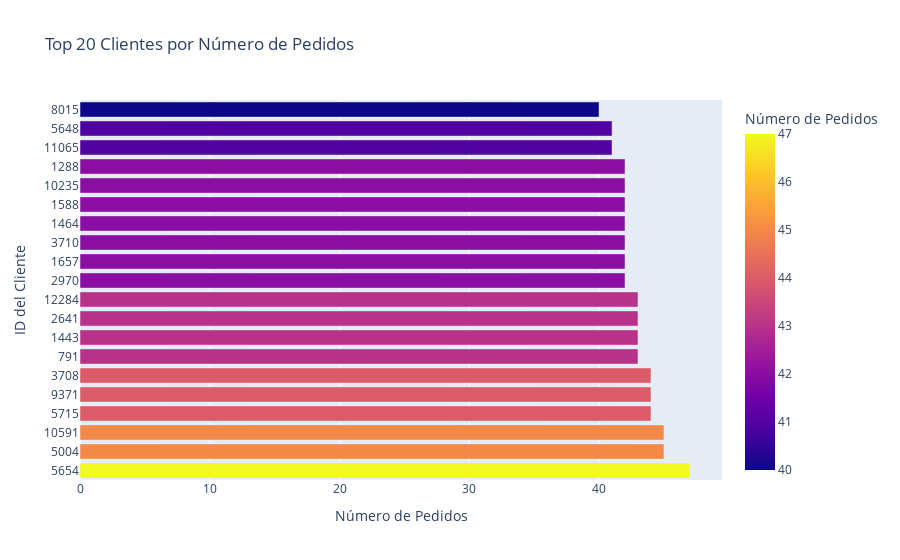

Here is the notebook cell this chart was saved with:
### Markdown cell above
# Los 20 principales clientes con respecto a la cantidad de pedidos.

### Code cell
#Creamos una nueva columna en el df1 para identificar los clientes (lo convertimos en string)
df1['Customer_ID_STR']=df1['Customer Id'].astype(str)

#agrupa el df por el id del cliente, cuenta el número de pedidos por  cada uno y ordena los resultados por el número de pedidos en orden descendente.
data_customers=df1.groupby(['Customer_ID_STR'])['Order Id'].count().reset_index(name='Number of Orders').sort_values(by='Number of Orders', ascending=False)

#creamos un gráfico de barras que muestra los 20 clientes con más pedidos
fig = px.bar(
    data_customers.head(20),              # Mostrar solo los 20 clientes principales
    x='Number of Orders',                # Eje x: Número de Pedidos
    y='Customer_ID_STR',                 # Eje y: ID del Cliente
    color='Number of Orders',            # Color basado en el Número de Pedidos
    labels={
        'Number of Orders': 'Número de Pedidos',
        'Customer_ID_STR': 'ID del Cliente'
    },
    title='Top 20 Clientes por Número de Pedidos'  # Título del gráfico
)

# Mostrar el gráfico
fig.show()

### Figure 1 — Plotly figure (JSON) as saved in the notebook; plotly's stock layout.template omitted (floating-point values rounded to 4 significant figures)
{"data": [{"alignmentgroup": "True", "hovertemplate": "Número de Pedidos=%{marker.color}<br>ID del Cliente=%{y}<extra></extra>", "legendgroup": "", "marker": {"color": [47, 45, 45, 44, 44, 44, 43, 43, 43, 43, 42, 42, 42, 42, 42, 42, 42, 41, 41, 40], "coloraxis": "coloraxis", "pattern": {"shape": ""}}, "name": "", "offsetgroup": "", "orientation": "h", "showlegend": false, "textposition": "auto", "type": "bar", "x": [47, 45, 45, 44, 44, 44, 43, 43, 43, 43, 42, 42, 42, 42, 42, 42, 42, 41, 41, 40], "xaxis": "x", "y": ["5654", "5004", "10591", "5715", "9371", "3708", "791", "1443", "2641", "12284", "2970", "1657", "3710", "1464", "1588", "10235", "1288", "11065", "5648", "8015"], "yaxis": "y"}], "layout": {"autosize": true, "barmode": "relative", "coloraxis": {"colorbar": {"title": {"text": "Número de Pedidos"}}, "colorscale": [[0, "#0d0887"], [0.1111, "#46039f"], [0.2222, "#7201a8"], [0.3333, "#9c179e"], [0.4444, "#bd3786"], [0.5556, "#d8576b"], [0.6667, "#ed7953"], [0.7778, "#fb9f3a"], [0.8889, "#fdca26"], [1, "#f0f921"]]}, "legend": {"tracegroupgap": 0}, "title": {"text": "Top 20 Clientes por Número de Pedidos"}, "xaxis": {"anchor": "y", "autorange": true, "domain": [0, 1], "range": [0, 49.47], "title": {"text": "Número de Pedidos"}, "type": "linear"}, "yaxis": {"anchor": "x", "autorange": true, "domain": [0, 1], "range": [-0.5, 19.5], "title": {"text": "ID del Cliente"}, "type": "category"}}}
